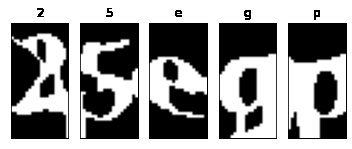
#> input picture Projects/Captcha Slover/Split1.png, 352 x 149 px, found by its file name; its folder holds 2 pictures in this run
$ jupyter execute --allow-errors Captcha_Slover.ipynb   (shell and % lines are left out)
#> lines starting #> are read from the running program, lines starting #| are printed output that depends on the picture; after the words box and inside, x2 and y2 are one past the last pixel; in counts of white or black regions, pixels touching at a corner belong together; pictures that were not available may be replaced by others from this repository, and a replacement may not be noted
#> further down, img is the input picture: shape (149, 352, 3); min 0, max 255, mean 148.3
#> `ret, image = cv2.threshold(image, 127, 255, cv2.THRESH_BINARY_INV)`:
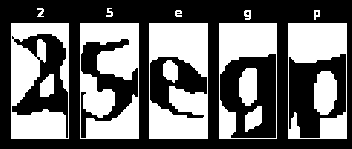
#> image: shape (149, 352); 42% white; 15 white regions, largest, box (x1, y1, x2, y2) and area: (149, 23, 208, 139) 4813, (80, 23, 139, 139) 4745, (11, 23, 69, 139) 4119
#> `image = cv2.medianBlur(image, 3)`:
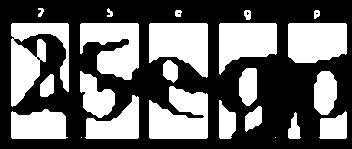
#> image: shape (149, 352); 41% white; 24 white regions (2 under 20 px), largest, box (x1, y1, x2, y2) and area: (11, 23, 69, 107) 2609, (149, 86, 208, 139) 2384, (149, 23, 208, 78) 2378
#> `image = cv2.dilate(image, kernel, iterations=1)`:
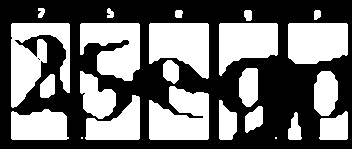
#> image: shape (149, 352); 44.3% white; 24 white regions (2 under 20 px), largest, box (x1, y1, x2, y2) and area: (11, 23, 70, 108) 2880, (149, 86, 209, 140) 2553, (149, 23, 209, 79) 2499
#> `image = cv2.erode(image, kernel, iterations=1)`:
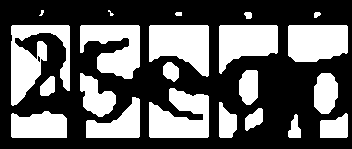
#> image: shape (149, 352); 38.1% white; 22 white regions (2 under 20 px), largest, box (x1, y1, x2, y2) and area: (11, 25, 70, 106) 2480, (149, 25, 209, 77) 2259, (149, 88, 209, 138) 2177
https://www.kaggle.com/fournierp/captcha-version-2-images

[cell 1]
from google.colab import drive
import matplotlib.pyplot as plt
import tensorflow as tf
from tensorflow import keras
import cv2
import os
import numpy as np
from sklearn.model_selection import train_test_split
from sklearn.preprocessing import LabelEncoder
from sklearn.preprocessing import OneHotEncoder

# Loading Dataset

[cell 2]
drive.mount('/content/drive')

[cell 3]
%cd /content/drive/My Drive/Colab Notebooks/Machine Learning Projects/(Kaggle) Captcha Slover/Dataset

[cell 4]
data_path = 'samples'
images = os.listdir(data_path)
sample_images = images[-9:]
fig, ax = plt.subplots(3, 3, figsize=(8, 5))
fig.subplots_adjust(wspace=0, hspace=0)
#> (the rest of this cell did not finish here and is left out)

# Image Preprocessing

In this section we are going preprocess a sample with opencv, remove the background noise line, let's take a look at the steps:

[**Simple Thresholding**](https://docs.opencv.org/4.x/d7/d4d/tutorial_py_thresholding.html)

* If the pixel value is smaller than the threshold, it is set to 0, otherwise it is set to a maximum value.

**Median Blur**

*

[cell 5]
image_number = 1050
#> (the rest of this cell did not finish here and is left out)

Since each

#> (a cell that did not finish here is left out)

Preprocess all image with previous steps and split, convert each character as numpy arrays.

Individual image of each character and label are put into numpy array X and y

[cell 7]
X = []
y = []
#> (the rest of this cell did not finish here and is left out)
